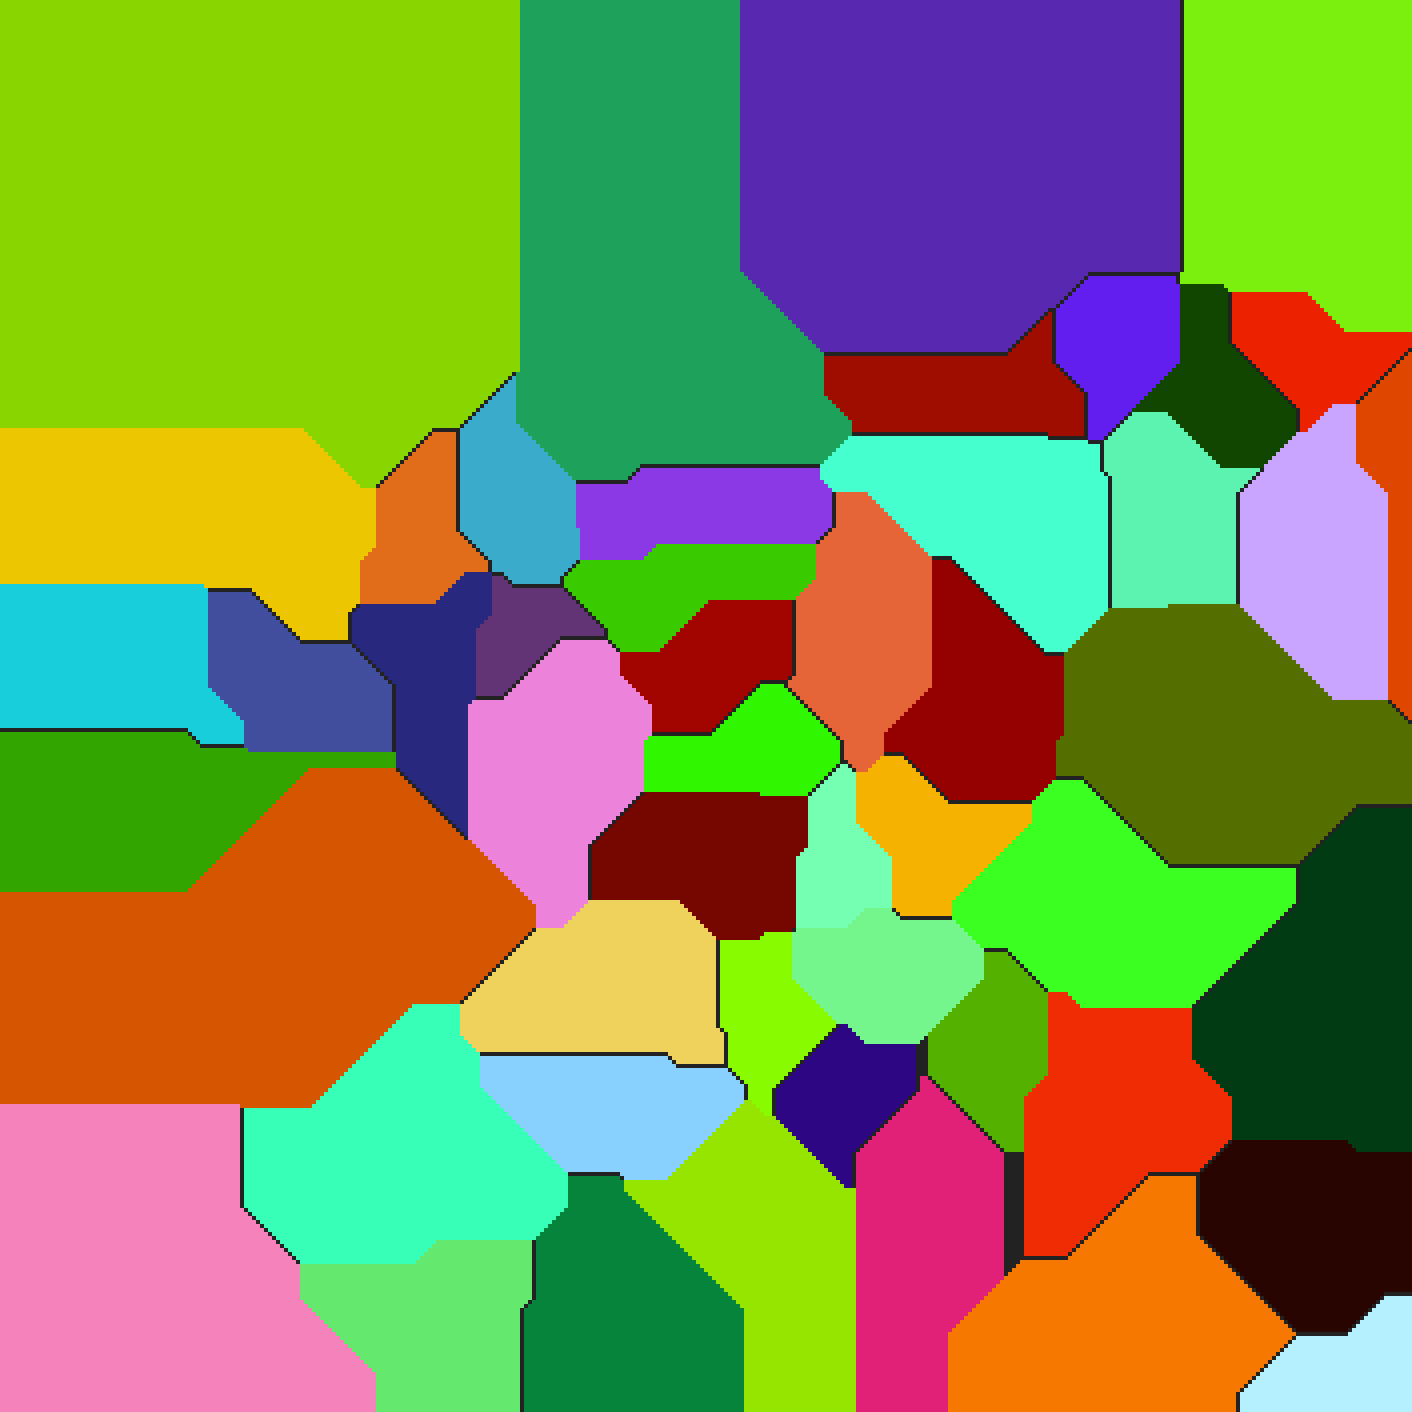

Write the Python code that produced this figure.
from PIL import Image
from math import sqrt

with open('colors.txt', 'r') as colorFile:
    colors = list(colorFile.read().strip().split(', '))
print(len(colors))

with open('grid.txt', 'r') as gridFile:
    grid = []
    for num in gridFile.read().split():
        if num == '.':
            grid.append(-1)
        else:
            grid.append(int(num))
        
# print(max(grid))
colors.append('#222222')
rgbColors = []
for color in colors:
    r = int('0x' + color[1:3], 16)
    g = int('0x' + color[3:5], 16)
    b = int('0x' + color[5:], 16)
    rgbColors.append((r,g,b))

# print(rgbColors)
data = list(map(lambda num: rgbColors[num], grid))

size = int(sqrt(len(grid)))

img = Image.new('RGB', (size, size))
img.putdata(data)
img = img.resize((size*4, size*4))
img.save('grid.png')